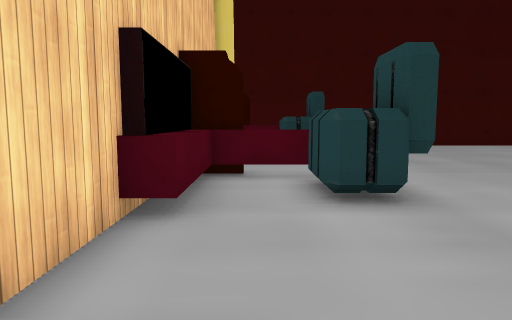
View 1 (above)

17 first-person views from a walk through a Unity game level. The camera is 1.2 m above the floor, tilts 6° down and sees 70° across. The floor is counted in squares, 1 m on a side. Each view is taken from the middle of a square. On the plan, view 1 faces up. The plan holds only what a view shows up to about 15 squares ahead; the rest is blank. The place goes on beyond the plan. The player is left out. Some surface patterns are stand-ins.

View 2
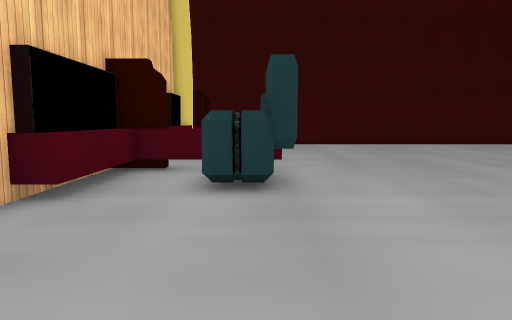

View 3
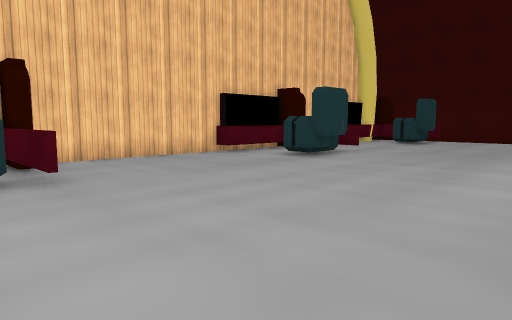

View 4
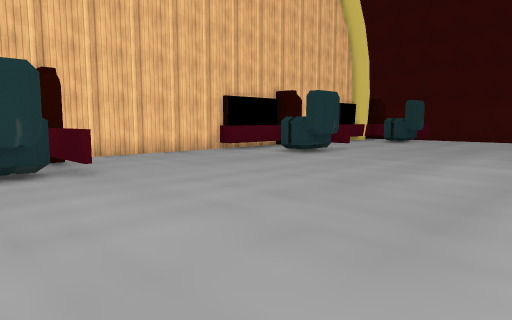

View 5
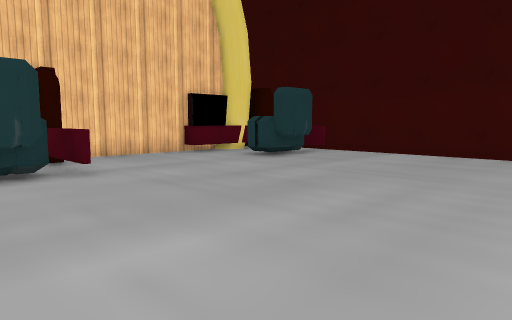

View 6
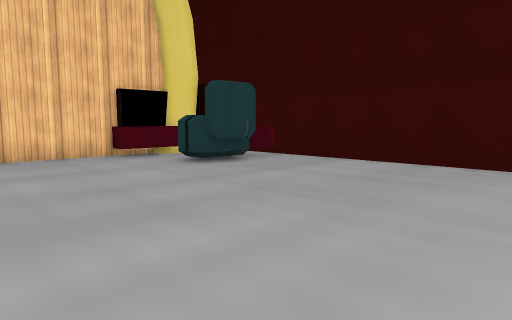

View 7
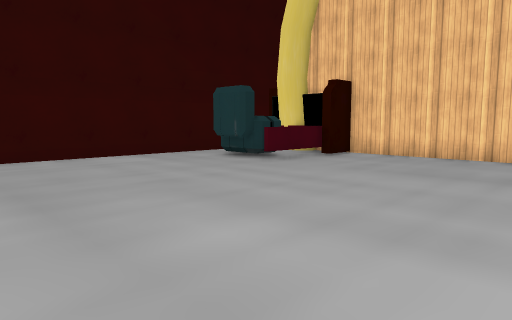

View 8
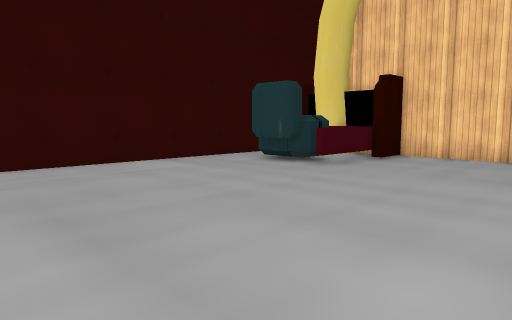

View 9
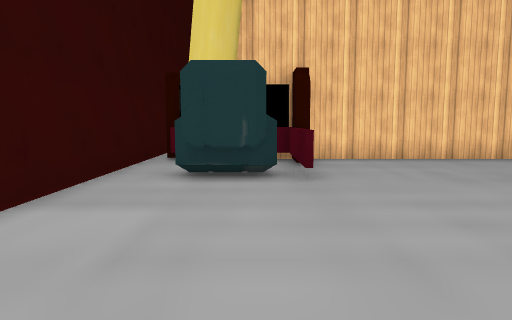

View 10
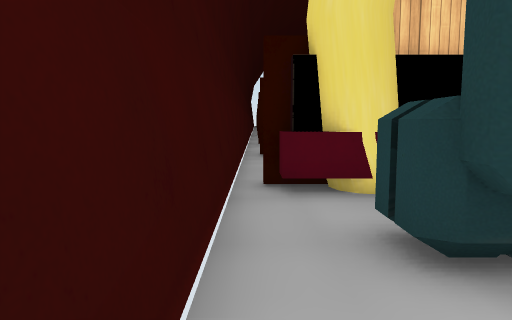

View 11
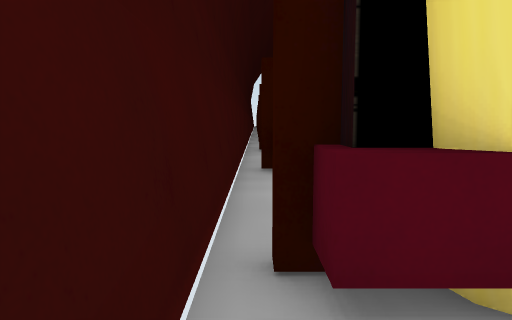

View 12
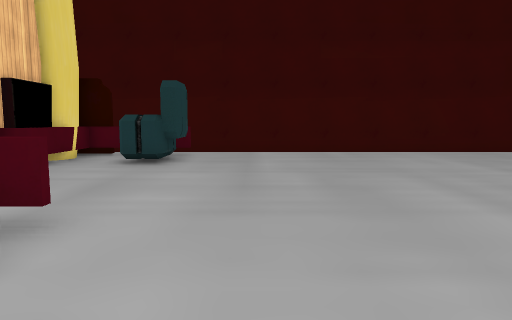

View 13
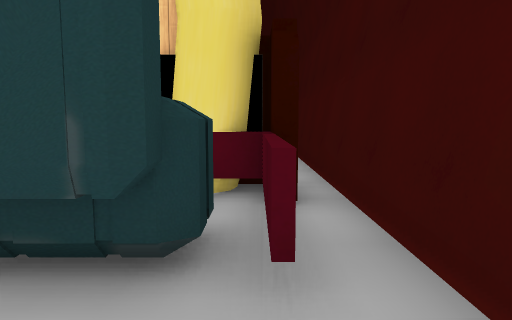

View 14
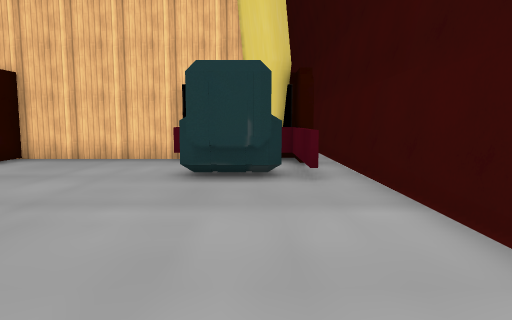

View 15
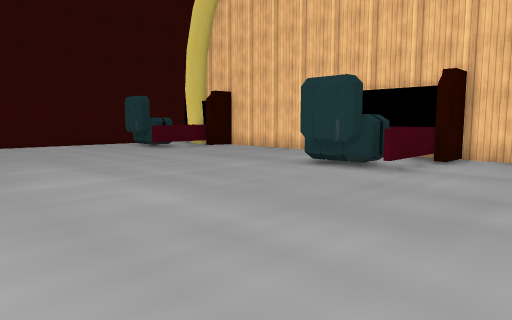

View 16
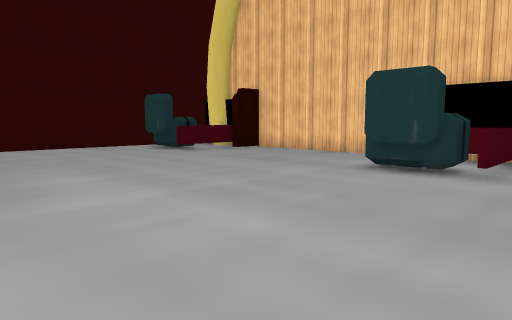

View 17
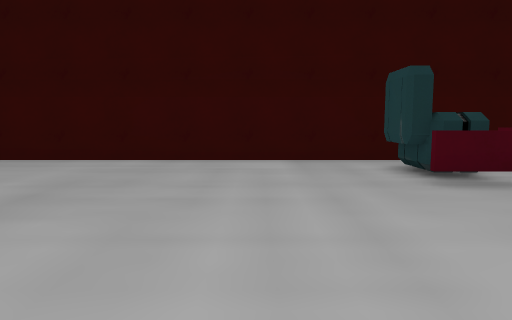

### Floor plan
Key: @ floor where view 1 was taken; # wall or solid block; x gap in a wall; . floor; = window, fence, low wall or low ledge; ^ raised ledge.
Columns run from 14 left of view 1 to 11 right of it. Each row starts with its distance up from view 1.
 19     ######################
 18         ..................
 17             ##===.........
 16             ##.^^#........
 15             #^.^^#........
 14             #^............
 13             #.............
 12             #.............
 11             #.............
 10             #.............
  9             #.............
  8             ##===.........
  7             #^.^^#........
  6             #^.^^#.......
  5             #^.#^.........
  4             #............
  3             #.............
  2             #............
  1             #............
  0             #.@..........
 -1             #............
 -2             #............
 -3             ##===.........
 -4             #^.^^#........
 -5             ##.^^#........
 -6             ##............
 -7  .....x.....x.............
 -8 ##########################

Positions as (right, up) in squares from view 1, and headings:
1: (0, 0), facing up
2: (2, -1), facing up
3: (10, -5), facing up-left
4: (11, -6), facing up-left
5: (11, 5), facing up-left
6: (11, 8), facing up-left
7: (11, 5), facing down-left
8: (11, 3), facing down-left
9: (10, -4), facing left
10: (5, -7), facing left
11: (1, -7), facing left
12: (5, 4), facing up
13: (5, 17), facing left
14: (10, 16), facing left
15: (11, 12), facing down-left
16: (11, 10), facing down-left
17: (6, 4), facing down
